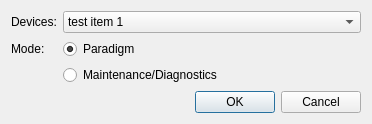
<?xml version="1.0" encoding="UTF-8"?>
<ui version="4.0">
 <class>connectionDialog</class>
 <widget class="QDialog" name="connectionDialog">
  <property name="geometry">
   <rect>
    <x>0</x>
    <y>0</y>
    <width>372</width>
    <height>113</height>
   </rect>
  </property>
  <property name="sizePolicy">
   <sizepolicy hsizetype="Fixed" vsizetype="Fixed">
    <horstretch>0</horstretch>
    <verstretch>0</verstretch>
   </sizepolicy>
  </property>
  <property name="windowTitle">
   <string>Connection Settings</string>
  </property>
  <property name="sizeGripEnabled">
   <bool>false</bool>
  </property>
  <property name="modal">
   <bool>false</bool>
  </property>
  <layout class="QFormLayout" name="formLayout">
   <item row="0" column="0">
    <widget class="QLabel" name="devicesListLabel">
     <property name="toolTip">
      <string>Choose the port in which the device is connected</string>
     </property>
     <property name="text">
      <string>Devices:</string>
     </property>
    </widget>
   </item>
   <item row="0" column="1">
    <widget class="QComboBox" name="devicesList">
     <property name="currentText">
      <string>test item 1</string>
     </property>
     <property name="currentIndex">
      <number>0</number>
     </property>
     <property name="minimumContentsLength">
      <number>0</number>
     </property>
     <item>
      <property name="text">
       <string>test item 1</string>
      </property>
     </item>
     <item>
      <property name="text">
       <string>test item 2</string>
      </property>
     </item>
    </widget>
   </item>
   <item row="1" column="0">
    <widget class="QLabel" name="modeSelectorLabel">
     <property name="toolTip">
      <string>Select the mode of operation</string>
     </property>
     <property name="text">
      <string>Mode:</string>
     </property>
    </widget>
   </item>
   <item row="1" column="1">
    <widget class="QRadioButton" name="paradigmModeButton">
     <property name="toolTip">
      <string>Paradigm: the program has no interaction with the device</string>
     </property>
     <property name="text">
      <string>Paradigm</string>
     </property>
     <property name="checked">
      <bool>true</bool>
     </property>
    </widget>
   </item>
   <item row="2" column="1">
    <widget class="QRadioButton" name="maintenanceModeButton">
     <property name="toolTip">
      <string>Maintenance: Program has full control of the device</string>
     </property>
     <property name="text">
      <string>Maintenance/Diagnostics</string>
     </property>
    </widget>
   </item>
   <item row="3" column="1">
    <widget class="QDialogButtonBox" name="connectionDialogButtons">
     <property name="orientation">
      <enum>Qt::Horizontal</enum>
     </property>
     <property name="standardButtons">
      <set>QDialogButtonBox::Cancel|QDialogButtonBox::Ok</set>
     </property>
    </widget>
   </item>
  </layout>
 </widget>
 <tabstops>
  <tabstop>devicesList</tabstop>
  <tabstop>maintenanceModeButton</tabstop>
  <tabstop>paradigmModeButton</tabstop>
 </tabstops>
 <resources>
  <include location="../resources/resources.qrc"/>
 </resources>
 <connections>
  <connection>
   <sender>connectionDialogButtons</sender>
   <signal>accepted()</signal>
   <receiver>connectionDialog</receiver>
   <slot>accept()</slot>
   <hints>
    <hint type="sourcelabel">
     <x>274</x>
     <y>95</y>
    </hint>
    <hint type="destinationlabel">
     <x>157</x>
     <y>112</y>
    </hint>
   </hints>
  </connection>
  <connection>
   <sender>connectionDialogButtons</sender>
   <signal>rejected()</signal>
   <receiver>connectionDialog</receiver>
   <slot>reject()</slot>
   <hints>
    <hint type="sourcelabel">
     <x>342</x>
     <y>101</y>
    </hint>
    <hint type="destinationlabel">
     <x>286</x>
     <y>112</y>
    </hint>
   </hints>
  </connection>
 </connections>
</ui>
